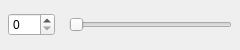
<?xml version="1.0" encoding="UTF-8"?>
<ui version="4.0">
 <class>SpinSliderBox</class>
 <widget class="QWidget" name="SpinSliderBox">
  <property name="geometry">
   <rect>
    <x>0</x>
    <y>0</y>
    <width>240</width>
    <height>50</height>
   </rect>
  </property>
  <property name="windowTitle">
   <string>Form</string>
  </property>
  <layout class="QHBoxLayout" name="horizontalLayout">
   <property name="leftMargin">
    <number>0</number>
   </property>
   <property name="topMargin">
    <number>0</number>
   </property>
   <property name="rightMargin">
    <number>0</number>
   </property>
   <property name="bottomMargin">
    <number>0</number>
   </property>
   <item>
    <spacer name="horizontalSpacer">
     <property name="orientation">
      <enum>Qt::Horizontal</enum>
     </property>
     <property name="sizeType">
      <enum>QSizePolicy::Fixed</enum>
     </property>
     <property name="sizeHint" stdset="0">
      <size>
       <width>8</width>
       <height>20</height>
      </size>
     </property>
    </spacer>
   </item>
   <item>
    <widget class="QSpinBox" name="spinBox">
     <property name="inputMethodHints">
      <set>Qt::ImhNone</set>
     </property>
     <property name="maximum">
      <number>120</number>
     </property>
     <property name="value">
      <number>0</number>
     </property>
    </widget>
   </item>
   <item>
    <spacer name="horizontalSpacer_3">
     <property name="orientation">
      <enum>Qt::Horizontal</enum>
     </property>
     <property name="sizeType">
      <enum>QSizePolicy::Fixed</enum>
     </property>
     <property name="sizeHint" stdset="0">
      <size>
       <width>8</width>
       <height>20</height>
      </size>
     </property>
    </spacer>
   </item>
   <item>
    <widget class="QSlider" name="horizontalSlider">
     <property name="maximum">
      <number>120</number>
     </property>
     <property name="value">
      <number>0</number>
     </property>
     <property name="orientation">
      <enum>Qt::Horizontal</enum>
     </property>
    </widget>
   </item>
   <item>
    <spacer name="horizontalSpacer_2">
     <property name="orientation">
      <enum>Qt::Horizontal</enum>
     </property>
     <property name="sizeType">
      <enum>QSizePolicy::Fixed</enum>
     </property>
     <property name="sizeHint" stdset="0">
      <size>
       <width>8</width>
       <height>20</height>
      </size>
     </property>
    </spacer>
   </item>
  </layout>
 </widget>
 <resources/>
 <connections/>
</ui>
